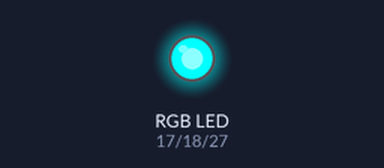
Bench run of a program on a simulated Raspberry Pi (BCM pin numbers). On the bench: an RGB LED mixed from three pins (HIGH = lit). Dim RGB values are drawn brighter than linear.

Above: at 0.05 s.
At 1.3 s:
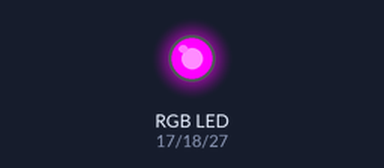
At 2.55 s:
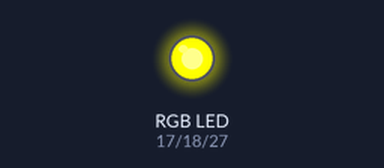
At 5.05 s:
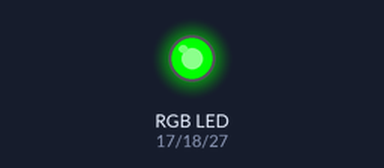
At 7.5 s:
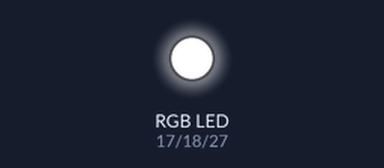
At 10.0 s:
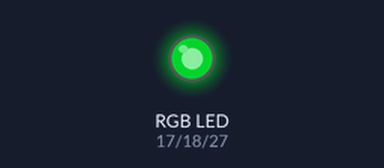
Timing chart, 0 to 13.0 s (numbered marks = the images above):
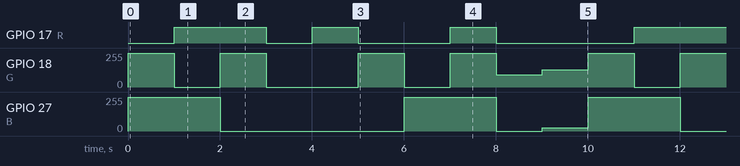

The program:

rgb_led1test.py
```python
import RPi.GPIO as GPIO
import time

R = 17
G = 18
B = 27

GPIO.setmode(GPIO.BCM)
GPIO.setwarnings(False)
GPIO.setup(R,GPIO.OUT)
GPIO.setup(G,GPIO.OUT)
GPIO.setup(B,GPIO.OUT)

pwm_R = GPIO.PWM(R, 60)
pwm_G = GPIO.PWM(G, 60)
pwm_B = GPIO.PWM(B, 60)

pwm_R.start(100)
pwm_G.start(100)
pwm_B.start(100)

def LedColorSet(r, g, b) :
    pwm_R.ChangeDutyCycle((0xff - r) / 2.55)
    pwm_G.ChangeDutyCycle((0xff - g) / 2.55)
    pwm_B.ChangeDutyCycle((0xff - b) / 2.55)

try :
    while True :
        LedColorSet(0xff, 0x00, 0x00)
        time.sleep(1)
        LedColorSet(0x00, 0xff, 0x00)
        time.sleep(1)
        LedColorSet(0x00, 0x00, 0xff)
        time.sleep(1)
        LedColorSet(0xff, 0xff, 0xff)
        time.sleep(1)
        LedColorSet(0x00, 0xff, 0xff)
        time.sleep(1)
        LedColorSet(0xff, 0x00, 0xff)
        time.sleep(1)
        LedColorSet(0xff, 0xff, 0x00)
        time.sleep(1)
        LedColorSet(0x00, 0x00, 0x00)
        time.sleep(1)
        LedColorSet(0xff, 0xa2, 0xff)
        time.sleep(1)
        LedColorSet(0xff, 0x7d, 0xe5)
        time.sleep(1)

except :
    pwm_R.stop()
    pwm_G.stop()
    pwm_B.stop()
    GPIO.cleanup()
    print("end")
```

Measured:
- by itself, GPIO 17 (R): repeats every 10.0 s: LOW 1.0 s, HIGH 1.0 s, LOW 2.0 s, HIGH 1.0 s, LOW 3.0 s, HIGH 2.0 s
- by itself, GPIO 27 (B): repeats every 10.0 s: 0/255 4.0 s, 255/255 2.0 s, 0/255 1.0 s, 26/255 1.0 s, 255/255 2.0 s
- by itself, GPIO 18 (G): repeats every 10.0 s: 255/255 1.0 s, 0/255 2.0 s, 255/255 1.0 s, 0/255 1.0 s, 255/255 1.0 s, 93/255 1.0 s, 130/255 1.0 s, 255/255 1.0 s, 0/255 1.0 s
